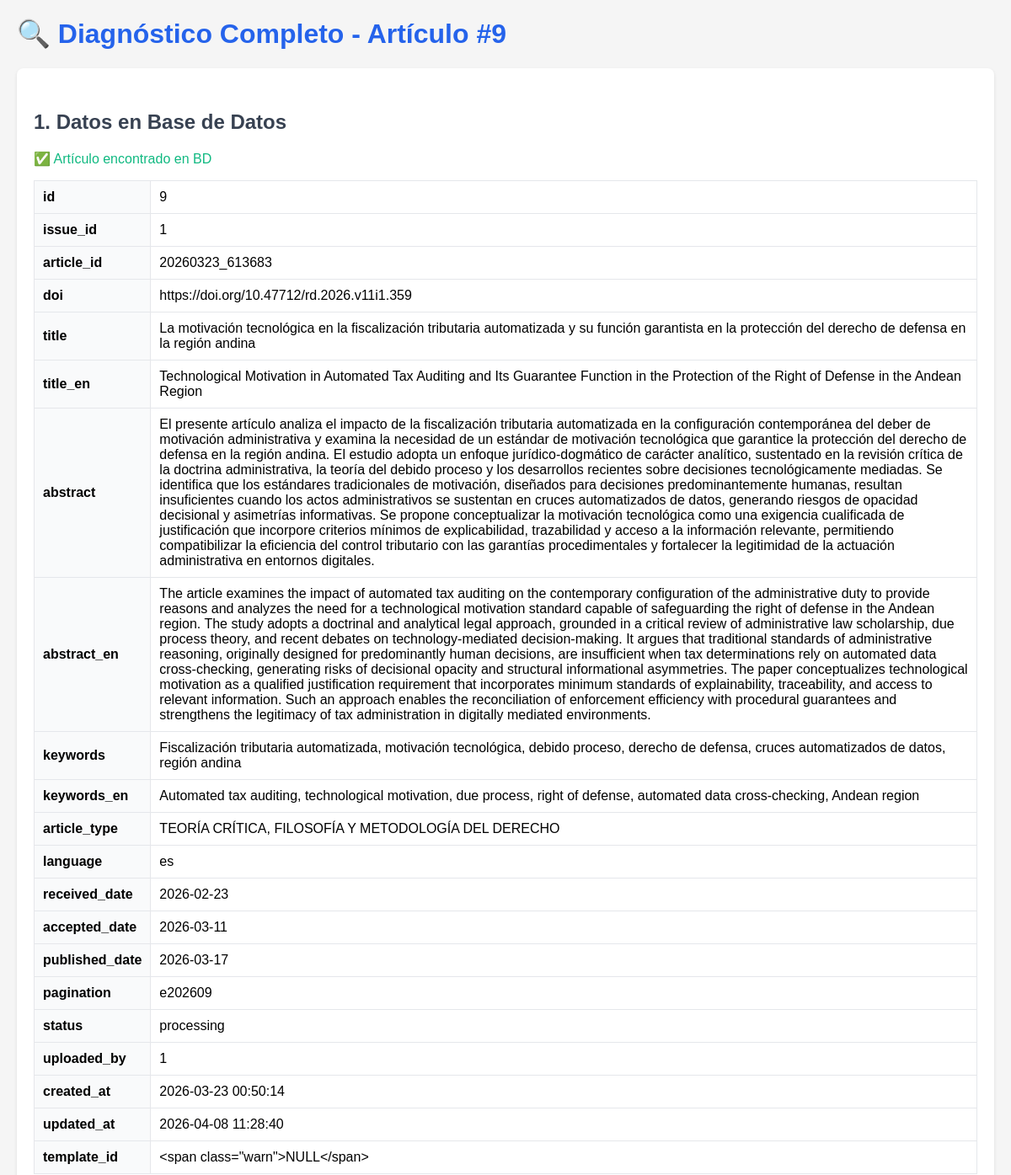
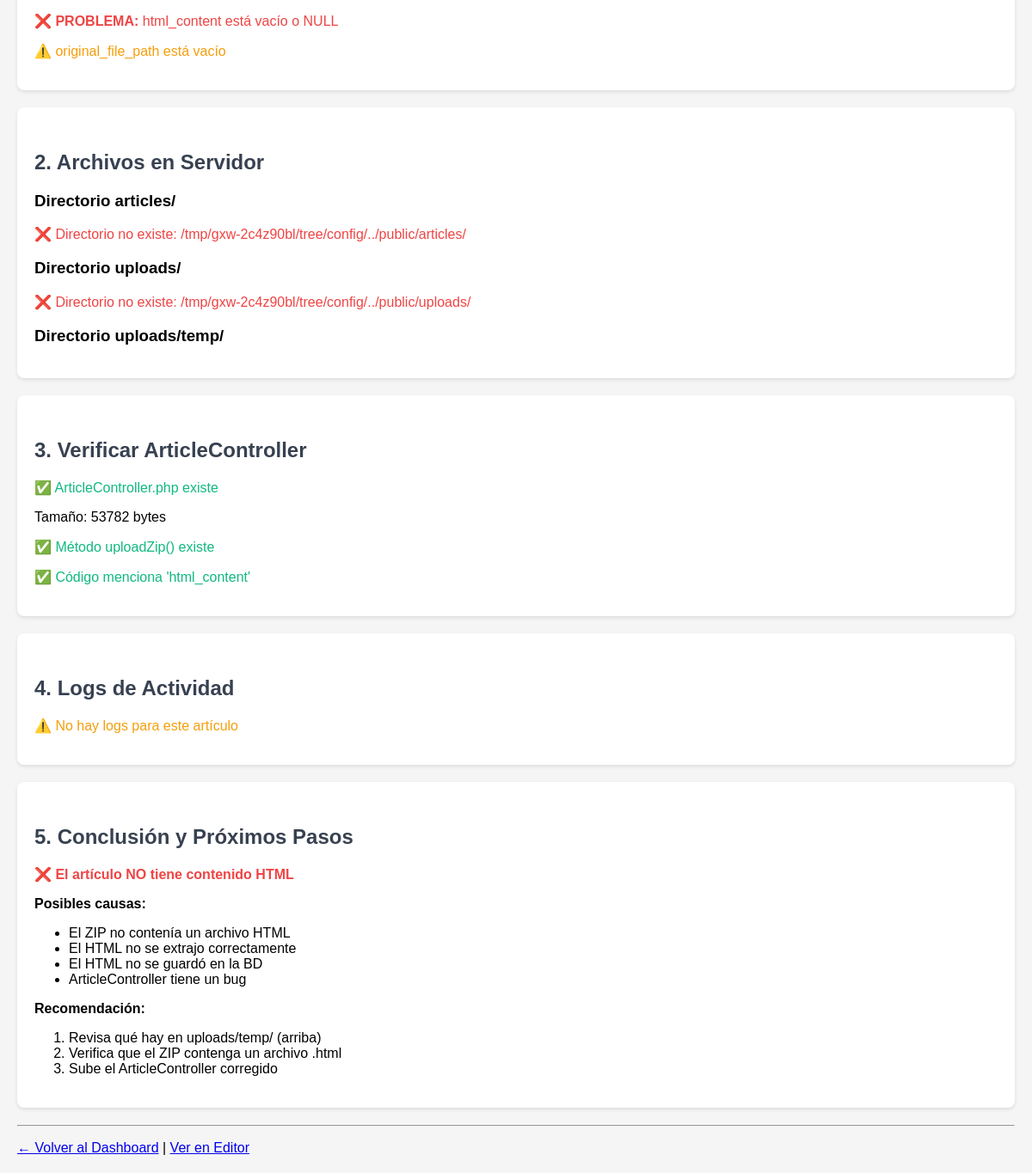
Page /diagnostico-articulo.php?id=9 (signed in) on the committed database (2 pictures, top to bottom).
### tables this page shows
CREATE TABLE `articles` (
  `id` int(11) NOT NULL,
  `issue_id` int(11) DEFAULT NULL,
  `article_id` varchar(50) NOT NULL,
  `doi` varchar(100) DEFAULT NULL,
  `title` text NOT NULL,
  `title_en` text DEFAULT NULL,
  `abstract` text DEFAULT NULL,
  `abstract_en` text DEFAULT NULL,
  `keywords` text DEFAULT NULL,
  `keywords_en` text DEFAULT NULL,
  `article_type` varchar(255) DEFAULT NULL,
  `language` varchar(10) DEFAULT 'es',
  `received_date` date DEFAULT NULL,
  `accepted_date` date DEFAULT NULL,
  `published_date` date DEFAULT NULL,
  `pagination` varchar(50) DEFAULT NULL,
  `status` enum('draft','processing','marked','published') DEFAULT 'draft',
  `uploaded_by` int(11) DEFAULT NULL,
  `created_at` timestamp NULL DEFAULT current_timestamp(),
  `updated_at` timestamp NULL DEFAULT current_timestamp() ON UPDATE current_timestamp(),
  `template_id` int(11) DEFAULT NULL
);

### config/config.php (called while the page is built)
<?php
return [
    'database' => [
        'host' => 'localhost',
        'port' => '3306',
        'database' => 'jats_assistant',
        'username' => 'DB_USERNAME_HERE',
        'password' => 'DB_PASSWORD_HERE',
        'charset' => 'utf8mb4',
        'collation' => 'utf8mb4_unicode_ci',
    ],
    'app' => [
        'name' => 'JATS Markup Assistant',
        'version' => '1.0.0',
        'url' => 'https://fcjp.derecho.unap.edu.pe/catg/jats-assistant/public',
        'timezone' => 'America/Lima',
        'locale' => 'es',
    ],
    'paths' => [
        'uploads' => __DIR__ . '/../public/uploads/',
        'articles' => __DIR__ . '/../public/articles/',
        'temp' => __DIR__ . '/../public/uploads/temp/',
    ],
    'upload' => [
        'max_size' => 50 * 1024 * 1024,
        'allowed_types' => ['zip'],
    ],
    'security' => [
        'session_lifetime' => 7200,
        'password_min_length' => 8,
        'max_login_attempts' => 5,
    ],
];

### public/diagnostico-articulo.php (the view, shortened to what this page needs)
<?php
$articleId = $_GET['id'] ?? 5;
$config = require __DIR__ . '/../config/config.php';
$db = $config['database'];
try {
    $pdo = new PDO(
        "mysql:host={$db['host']};dbname={$db['database']};charset={$db['charset']}",
        $db['username'],
        $db['password']
    );
    $pdo->setAttribute(PDO::ATTR_ERRMODE, PDO::ERRMODE_EXCEPTION);
} catch (PDOException $e) {
    die("Error de conexión: " . $e->getMessage());
}
?>
<!DOCTYPE html>
<html lang="es">
<head>
</head>
<body>
    <h1>🔍 Diagnóstico Completo - Artículo #<?php echo $articleId; ?></h1>
    <div class="box">
        <h2>1. Datos en Base de Datos</h2>
        <?php
        try {
            $stmt = $pdo->prepare("SELECT * FROM articles WHERE id = ?");
            $stmt->execute([$articleId]);
            $article = $stmt->fetch(PDO::FETCH_ASSOC);
            if ($article) {
                echo "<p class='ok'>✅ Artículo encontrado en BD</p>";
                echo "<table>";
                foreach ($article as $key => $value) {
                    $displayValue = $value;
                    if ($key === 'html_content' && $value) {
                        $displayValue = substr($value, 0, 200) . '... (' . strlen($value) . ' caracteres total)';
                    } elseif (is_null($value)) {
                        $displayValue = '<span class="warn">NULL</span>';
                    } elseif ($value === '') {
                        $displayValue = '<span class="warn">(vacío)</span>';
                    }
                    echo "<tr><th>$key</th><td>" . htmlspecialchars($displayValue) . "</td></tr>";
                }
                echo "</table>";
                if (empty($article['html_content'])) {
                    echo "<p class='fail'>❌ <strong>PROBLEMA:</strong> html_content está vacío o NULL</p>";
                } else {
                    echo "<p class='ok'>✅ html_content tiene " . strlen($article['html_content']) . " caracteres</p>";
                }
                if (empty($article['original_file_path'])) {
                    echo "<p class='warn'>⚠️ original_file_path está vacío</p>";
                } else {
                    echo "<p class='ok'>✅ original_file_path: " . htmlspecialchars($article['original_file_path']) . "</p>";
                }
            } else {
                echo "<p class='fail'>❌ Artículo no encontrado en BD</p>";
            }
        } catch (PDOException $e) {
            echo "<p class='fail'>❌ Error: " . htmlspecialchars($e->getMessage()) . "</p>";
        }
        ?>
    </div>
    <div class="box">
        <h2>2. Archivos en Servidor</h2>
        <?php
        $articlesDir = $config['paths']['articles'] ?? __DIR__ . '/articles/';
        $uploadsDir = $config['paths']['uploads'] ?? __DIR__ . '/uploads/';
        echo "<h3>Directorio articles/</h3>";
        if (is_dir($articlesDir)) {
            echo "<p class='ok'>✅ Directorio existe: $articlesDir</p>";
            $files = scandir($articlesDir);
            if (count($files) > 2) {
                echo "<p>Archivos encontrados:</p><ul>";
                foreach ($files as $file) {
                    if ($file !== '.' && $file !== '..') {
                        $fullPath = $articlesDir . $file;
                        $size = is_file($fullPath) ? filesize($fullPath) : 'N/A';
                        echo "<li>$file ($size bytes)</li>";
                    }
                }
                echo "</ul>";
            } else {
                echo "<p class='warn'>⚠️ No hay archivos en articles/</p>";
            }
        } else {
            echo "<p class='fail'>❌ Directorio no existe: $articlesDir</p>";
        }
        echo "<h3>Directorio uploads/</h3>";
        if (is_dir($uploadsDir)) {
            echo "<p class='ok'>✅ Directorio existe: $uploadsDir</p>";
            $files = scandir($uploadsDir);
            if (count($files) > 2) {
                echo "<p>Archivos encontrados:</p><ul>";
                foreach ($files as $file) {
                    if ($file !== '.' && $file !== '..') {
                        $fullPath = $uploadsDir . $file;
                        $size = is_file($fullPath) ? filesize($fullPath) : 'DIR';
                        echo "<li>$file ($size bytes)</li>";
                    }
                }
                echo "</ul>";
            } else {
                echo "<p class='warn'>⚠️ No hay archivos en uploads/</p>";
            }
        } else {
            echo "<p class='fail'>❌ Directorio no existe: $uploadsDir</p>";
        }
        echo "<h3>Directorio uploads/temp/</h3>";
        ?>
    </div>
    <div class="box">
        <h2>3. Verificar ArticleController</h2>
        <?php
        $controllerPath = __DIR__ . '/../src/controllers/ArticleController.php';
        if (file_exists($controllerPath)) {
            echo "<p class='ok'>✅ ArticleController.php existe</p>";
            echo "<p>Tamaño: " . filesize($controllerPath) . " bytes</p>";
            $content = file_get_contents($controllerPath);
            if (strpos($content, 'function uploadZip') !== false) {
                echo "<p class='ok'>✅ Método uploadZip() existe</p>";
            } else {
                echo "<p class='fail'>❌ Método uploadZip() NO encontrado</p>";
            }
            if (strpos($content, 'html_content') !== false) {
                echo "<p class='ok'>✅ Código menciona 'html_content'</p>";
            } else {
                echo "<p class='warn'>⚠️ Código NO menciona 'html_content'</p>";
            }
        } else {
            echo "<p class='fail'>❌ ArticleController.php NO existe en: $controllerPath</p>";
        }
        ?>
    </div>
    <div class="box">
        <h2>4. Logs de Actividad</h2>
        <?php
        try {
            $stmt = $pdo->prepare("
                SELECT * FROM activity_logs
                WHERE article_id = ?
                ORDER BY created_at DESC
                LIMIT 10
            ");
            $stmt->execute([$articleId]);
            $logs = $stmt->fetchAll(PDO::FETCH_ASSOC);
            if ($logs) {
                echo "<p class='ok'>✅ " . count($logs) . " log(s) encontrado(s)</p>";
                echo "<table>";
                echo "<tr><th>Fecha</th><th>Acción</th><th>Detalles</th></tr>";
                foreach ($logs as $log) {
                    echo "<tr>";
                    echo "<td>" . htmlspecialchars($log['created_at']) . "</td>";
                    echo "<td>" . htmlspecialchars($log['action'] ?? 'N/A') . "</td>";
                    echo "<td>" . htmlspecialchars(substr($log['details'] ?? '', 0, 100)) . "</td>";
                    echo "</tr>";
                }
                echo "</table>";
            } else {
                echo "<p class='warn'>⚠️ No hay logs para este artículo</p>";
            }
        } catch (PDOException $e) {
            echo "<p class='fail'>❌ Error: " . htmlspecialchars($e->getMessage()) . "</p>";
        }
        ?>
    </div>
    <div class="box">
        <h2>5. Conclusión y Próximos Pasos</h2>
        <?php
        if ($article && !empty($article['html_content'])) {
            echo "<p class='ok'><strong>✅ El artículo tiene contenido HTML</strong></p>";
            echo "<p>El problema puede estar en cómo el editor lo muestra.</p>";
        } elseif ($article) {
            echo "<p class='fail'><strong>❌ El artículo NO tiene contenido HTML</strong></p>";
            echo "<p><strong>Posibles causas:</strong></p>";
            echo "<ul>";
            echo "<li>El ZIP no contenía un archivo HTML</li>";
            echo "<li>El HTML no se extrajo correctamente</li>";
            echo "<li>El HTML no se guardó en la BD</li>";
            echo "<li>ArticleController tiene un bug</li>";
            echo "</ul>";
            echo "<p><strong>Recomendación:</strong></p>";
            echo "<ol>";
            echo "<li>Revisa qué hay en uploads/temp/ (arriba)</li>";
            echo "<li>Verifica que el ZIP contenga un archivo .html</li>";
            echo "<li>Sube el ArticleController corregido</li>";
            echo "</ol>";
        }
        ?>
    </div>
    <hr>
    <p><a href="index.php">← Volver al Dashboard</a> | <a href="editor.php?id=<?php echo $articleId; ?>">Ver en Editor</a></p>
</body>
</html>

### public/diagnostico-articulo.php (style rules this page uses)
body { font-family: Arial; margin: 20px; background: #f5f5f5; }
.box { background: white; padding: 20px; margin: 20px 0; border-radius: 8px; box-shadow: 0 2px 4px rgba(0,0,0,0.1); }
h1 { color: #2563eb; }
h2 { color: #374151; margin-top: 30px; }
table { width: 100%; border-collapse: collapse; margin: 10px 0; }
th, td { border: 1px solid #e5e7eb; padding: 10px; text-align: left; }
th { background: #f9fafb; font-weight: 600; }
.ok { color: #10b981; }
.fail { color: #ef4444; }
.warn { color: #f59e0b; }

### rows in the picture
articles: id "9", issue "1", article "20260323_613683", doi "https://doi.org/10.47712/rd.2026.v11i1.359", title "La motivación tecnológica en la fiscalización tributaria automatizada y su función garantista en la protección del derecho de defensa en la región andina", title_en "Technological Motivation in Automated Tax Auditing and Its Guarantee Function in the Protection of the Right of Defense in the Andean Region", abstract "El presente artículo analiza el impacto de la fiscalización tributaria automatizada en la configuración contemporánea del deber de motivación administrativa y examina la necesidad de un estándar de motivación tecnológica que garantice la protección del derecho de defensa en la región andina. El estudio adopta un enfoque jurídico-dogmático de carácter analítico, sustentado en la revisión crítica de la doctrina administrativa, la teoría del debido proceso y los desarrollos recientes sobre decisiones tecnológicamente mediadas. Se identifica que los estándares tradicionales de motivación, diseñados para decisiones predominantemente humanas, resultan insuficientes cuando los actos…", abstract_en "The article examines the impact of automated tax auditing on the contemporary configuration of the administrative duty to provide reasons and analyzes the need for a technological motivation standard capable of safeguarding the right of defense in the Andean region. The study adopts a doctrinal and analytical legal approach, grounded in a critical review of administrative law scholarship, due process theory, and recent debates on technology-mediated decision-making. It argues that traditional standards of administrative reasoning, originally designed for predominantly human decisions, are insufficient when tax determinations rely on automated data cross-checking, generating risks of…", keywords "Fiscalización tributaria automatizada, motivación tecnológica, debido proceso, derecho de defensa, cruces automatizados de datos, región andina", keywords_en "Automated tax auditing, technological motivation, due process, right of defense, automated data cross-checking, Andean region", article_type "TEORÍA CRÍTICA, FILOSOFÍA Y METODOLOGÍA DEL DERECHO", language "es", received_date "2026-02-23", accepted_date "2026-03-11", published_date "2026-03-17", pagination "e202609", status "processing", uploaded_by "1", created_at "2026-03-23 00:50:14", updated_at "2026-04-08 11:28:40"

### other values in the picture
$articleId "9"
$key "id"
$key "issue_id"
$key "article_id"
$key "doi"
$key "title"
$key "title_en"
$key "abstract"
$key "abstract_en"
$key "keywords"
$key "keywords_en"
$key "article_type"
$key "language"
$key "received_date"
$key "accepted_date"
